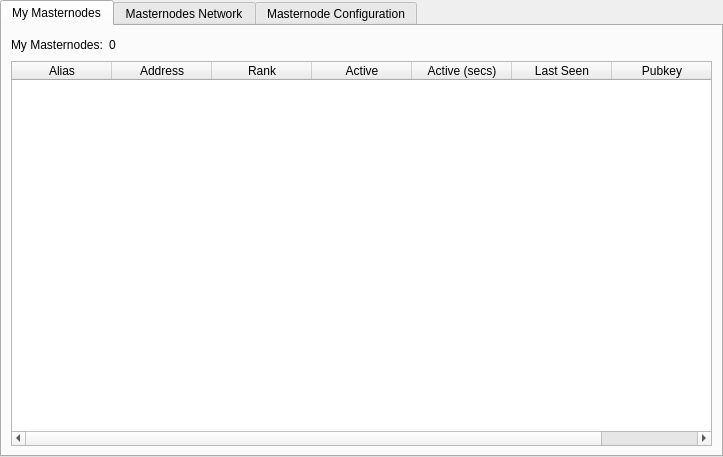
<?xml version="1.0" encoding="UTF-8"?>
<ui version="4.0">
 <class>MasternodeManager</class>
 <widget class="QWidget" name="MasternodeManager">
  <property name="geometry">
   <rect>
    <x>0</x>
    <y>0</y>
    <width>723</width>
    <height>457</height>
   </rect>
  </property>
  <property name="windowTitle">
   <string>Form</string>
  </property>
  <layout class="QVBoxLayout" name="topLayout">
   <property name="leftMargin">
    <number>0</number>
   </property>
   <property name="topMargin">
    <number>0</number>
   </property>
   <property name="rightMargin">
    <number>0</number>
   </property>
   <property name="bottomMargin">
    <number>0</number>
   </property>
   <item>
    <layout class="QVBoxLayout" name="verticalLayout">
     <property name="bottomMargin">
      <number>0</number>
     </property>
     <item>
      <widget class="QTabWidget" name="tabWidget">
       <property name="currentIndex">
        <number>0</number>
       </property>
       <widget class="QWidget" name="tab_my">
        <attribute name="title">
         <string>My Masternodes</string>
        </attribute>
        <layout class="QGridLayout" name="gridLayout_3">
         <item row="2" column="0">
          <layout class="QHBoxLayout" name="horizontalLayout_6">
           <item>
            <widget class="QLabel" name="label_3">
             <property name="text">
              <string>My Masternodes:</string>
             </property>
            </widget>
           </item>
           <item>
            <widget class="QLabel" name="myCountTable">
             <property name="text">
              <string>0</string>
             </property>
            </widget>
           </item>
           <item>
            <spacer name="horizontalSpacer_4">
             <property name="orientation">
              <enum>Qt::Horizontal</enum>
             </property>
             <property name="sizeHint" stdset="0">
              <size>
               <width>455</width>
               <height>20</height>
              </size>
             </property>
            </spacer>
           </item>
          </layout>
         </item>
         <item row="4" column="0" colspan="3">
          <widget class="QTableWidget" name="tableWidgetMy">
           <property name="editTriggers">
            <set>QAbstractItemView::NoEditTriggers</set>
           </property>
           <property name="alternatingRowColors">
            <bool>true</bool>
           </property>
           <property name="selectionBehavior">
            <enum>QAbstractItemView::SelectRows</enum>
           </property>
           <attribute name="horizontalHeaderStretchLastSection">
            <bool>true</bool>
           </attribute>
           <column>
            <property name="text">
             <string>Alias</string>
            </property>
           </column>
           <column>
            <property name="text">
             <string>Address</string>
            </property>
           </column>
           <column>
            <property name="text">
             <string>Rank</string>
            </property>
           </column>
           <column>
            <property name="text">
             <string>Active</string>
            </property>
           </column>
           <column>
            <property name="text">
             <string>Active (secs)</string>
            </property>
           </column>
           <column>
            <property name="text">
             <string>Last Seen</string>
            </property>
           </column>
           <column>
            <property name="text">
             <string>Pubkey</string>
            </property>
           </column>
          </widget>
         </item>
        </layout>
       </widget>
       <widget class="QWidget" name="tab_2">
        <attribute name="title">
         <string>Masternodes Network</string>
        </attribute>
        <layout class="QGridLayout" name="gridLayout">
         <item row="1" column="0">
          <widget class="QTableWidget" name="tableWidget">
           <property name="editTriggers">
            <set>QAbstractItemView::NoEditTriggers</set>
           </property>
           <property name="alternatingRowColors">
            <bool>true</bool>
           </property>
           <property name="selectionBehavior">
            <enum>QAbstractItemView::SelectRows</enum>
           </property>
           <attribute name="horizontalHeaderStretchLastSection">
            <bool>true</bool>
           </attribute>
           <column>
            <property name="text">
             <string>Address</string>
            </property>
           </column>
           <column>
            <property name="text">
             <string>Rank</string>
            </property>
           </column>
           <column>
            <property name="text">
             <string>Active</string>
            </property>
           </column>
           <column>
            <property name="text">
             <string>Active (secs)</string>
            </property>
           </column>
           <column>
            <property name="text">
             <string>Last Seen</string>
            </property>
           </column>
           <column>
            <property name="text">
             <string>Pubkey</string>
            </property>
           </column>
          </widget>
         </item>
         <item row="5" column="0">
          <widget class="QTableWidget" name="tableWidgetPMN">
           <property name="editTriggers">
            <set>QAbstractItemView::NoEditTriggers</set>
           </property>
           <property name="alternatingRowColors">
            <bool>true</bool>
           </property>
           <property name="selectionBehavior">
            <enum>QAbstractItemView::SelectRows</enum>
           </property>
           <property name="sortingEnabled">
            <bool>true</bool>
           </property>
           <attribute name="horizontalHeaderStretchLastSection">
            <bool>true</bool>
           </attribute>
           <column>
            <property name="text">
             <string>Address</string>
            </property>
           </column>
           <column>
            <property name="text">
             <string>Rank</string>
            </property>
           </column>
           <column>
            <property name="text">
             <string>Active</string>
            </property>
           </column>
           <column>
            <property name="text">
             <string>Active (secs)</string>
            </property>
           </column>
           <column>
            <property name="text">
             <string>Last Seen</string>
            </property>
           </column>
           <column>
            <property name="text">
             <string>Pubkey</string>
            </property>
           </column>
          </widget>
         </item>
         <item row="0" column="0">
          <layout class="QHBoxLayout" name="horizontalLayout_3">
           <property name="bottomMargin">
            <number>0</number>
           </property>
           <item>
            <widget class="QLabel" name="label_2">
             <property name="text">
              <string>Masternodes Activated:</string>
             </property>
            </widget>
           </item>
           <item>
            <widget class="QLabel" name="countLabel">
             <property name="text">
              <string>0</string>
             </property>
            </widget>
           </item>
           <item>
            <spacer name="horizontalSpacer_3">
             <property name="orientation">
              <enum>Qt::Horizontal</enum>
             </property>
             <property name="sizeHint" stdset="0">
              <size>
               <width>40</width>
               <height>20</height>
              </size>
             </property>
            </spacer>
           </item>
          </layout>
         </item>
         <item row="2" column="0">
          <widget class="QLabel" name="labelPMN">
           <property name="text">
            <string>Parallel Masternodes</string>
           </property>
          </widget>
         </item>
        </layout>
       </widget>
       <widget class="QWidget" name="tab">
        <attribute name="title">
         <string>Masternode Configuration</string>
        </attribute>
        <layout class="QGridLayout" name="gridLayout_2">
         <item row="1" column="0">
          <layout class="QVBoxLayout" name="verticalLayout_2">
           <property name="bottomMargin">
            <number>0</number>
           </property>
           <item>
            <layout class="QHBoxLayout" name="horizontalLayout"/>
           </item>
           <item>
            <widget class="QTableWidget" name="tableWidget_2">
             <property name="editTriggers">
              <set>QAbstractItemView::NoEditTriggers</set>
             </property>
             <property name="alternatingRowColors">
              <bool>true</bool>
             </property>
             <property name="selectionMode">
              <enum>QAbstractItemView::SingleSelection</enum>
             </property>
             <property name="selectionBehavior">
              <enum>QAbstractItemView::SelectRows</enum>
             </property>
             <attribute name="horizontalHeaderStretchLastSection">
              <bool>true</bool>
             </attribute>
             <column>
              <property name="text">
               <string>Alias</string>
              </property>
             </column>
             <column>
              <property name="text">
               <string>IP/Onion</string>
              </property>
             </column>
             <column>
              <property name="text">
               <string>Status</string>
              </property>
             </column>
             <column>
              <property name="text">
               <string>Collateral Address</string>
              </property>
             </column>
            </widget>
           </item>
           <item>
            <layout class="QHBoxLayout" name="horizontalLayout_2">
             <property name="bottomMargin">
              <number>0</number>
             </property>
            </layout>
           </item>
           <item>
            <layout class="QHBoxLayout" name="horizontalLayout_4">
             <property name="bottomMargin">
              <number>0</number>
             </property>
             <item>
              <widget class="QPushButton" name="createButton">
               <property name="text">
                <string>&amp;Create...</string>
               </property>
              </widget>
             </item>
             <item>
              <widget class="QPushButton" name="editButton">
               <property name="text">
                <string>&amp;Edit</string>
               </property>
              </widget>
             </item>
             <item>
              <widget class="QPushButton" name="getConfigButton">
               <property name="text">
                <string>&amp;Get Config</string>
               </property>
              </widget>
             </item>
             <item>
              <widget class="QPushButton" name="removeButton">
               <property name="text">
                <string>&amp;Remove</string>
               </property>
              </widget>
             </item>
            </layout>
           </item>
           <item>
            <layout class="QHBoxLayout" name="horizontalLayout_5">
             <property name="bottomMargin">
              <number>0</number>
             </property>
             <item>
              <widget class="QPushButton" name="startButton">
               <property name="text">
                <string>&amp;Start</string>
               </property>
              </widget>
             </item>
             <item>
              <widget class="QPushButton" name="startAllButton">
               <property name="text">
                <string>&amp;Start All</string>
               </property>
              </widget>
             </item>
             <item>
              <widget class="QPushButton" name="stopButton">
               <property name="text">
                <string>&amp;Stop</string>
               </property>
              </widget>
             </item>
             <item>
              <widget class="QPushButton" name="stopAllButton">
               <property name="text">
                <string>&amp;Stop All</string>
               </property>
              </widget>
             </item>
            </layout>
           </item>
          </layout>
         </item>
        </layout>
       </widget>
      </widget>
     </item>
    </layout>
   </item>
  </layout>
 </widget>
 <resources/>
 <connections/>
</ui>
